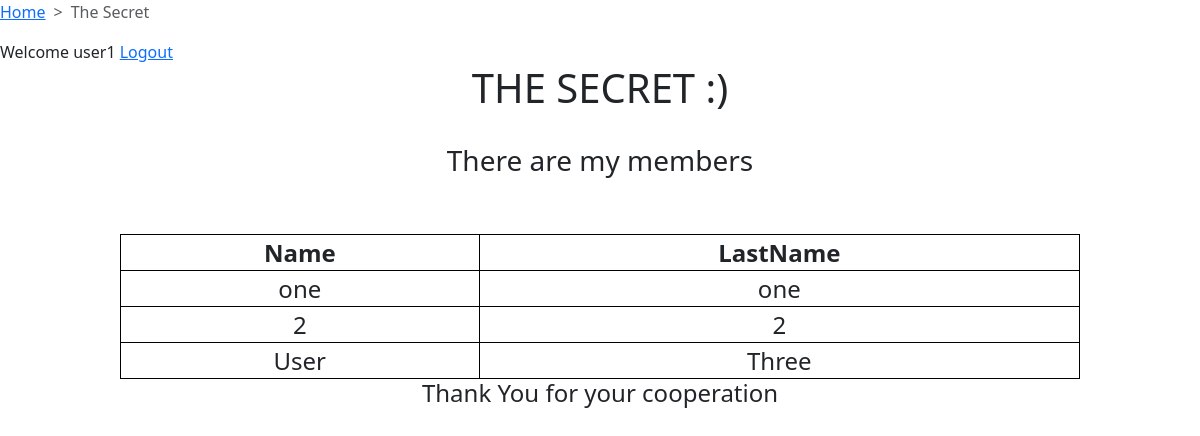
/1, run on an earlier commit of the app's database.
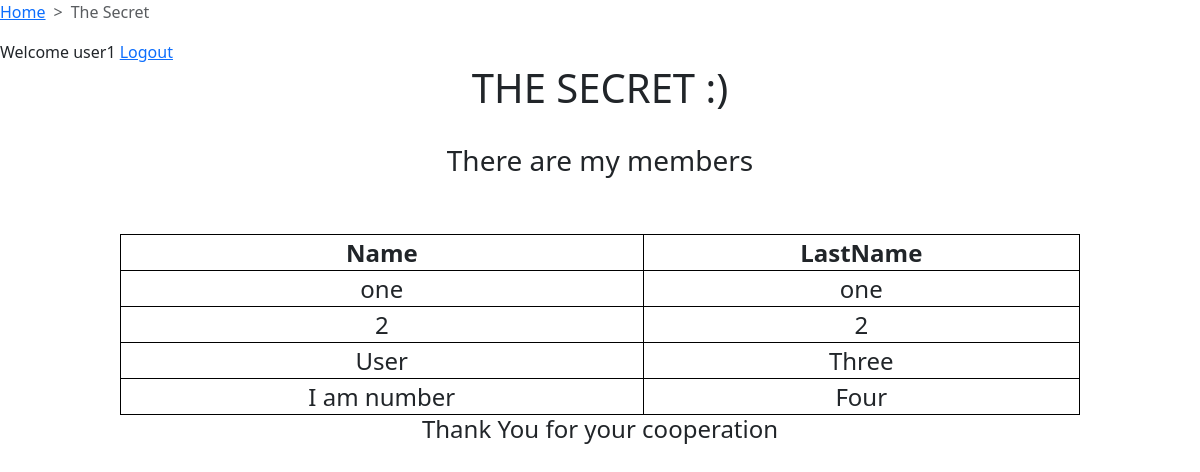
And on a later commit of the database.
### page/models.py (models this page shows)
class members(models.Model):
    username = models.CharField(max_length=50, unique=True)
    password = models.CharField(max_length=20,)
    email = models.CharField(max_length=255, unique=True)
    Name = models.CharField(max_length=255)
    Lastname = models.CharField(max_length=255)

### page/views.py (the view)
# urls.py: path('<int:members_id>', views.index_member, name='index_member'),
def index_member(request, members_id):
    template = loader.get_template('index.html')
    display = members.objects.filter(id = members_id).values()
    data = members.objects.all()
    session = 1
    context ={
        'display' : display,
        'session' : session,
        'data' : data,
    }
    return HttpResponse(template.render(context,request))

### page/templates/index.html (shortened to what this page needs)
<html lang="en">
<head>
    {% load bootstrap5 %}
    {% bootstrap_css %}
</head>
<body>
    <nav style="--bs-breadcrumb-divider: '>';" aria-label="breadcrumb">
        <ol class="breadcrumb">
          <li class="breadcrumb-item"><a href="/">Home</a></li>
          <li class="breadcrumb-item active" aria-current="page">The Secret</li>
        </ol>
      </nav>
    {% if session == 0 %}
    <center>
        <p>
        <h2>Become my member to see... </h2>
        <h1>The Secret!!!</h1>
        </p>
        <form action="login/" method="POST">
            {% csrf_token %}
            <input type="text" name="username" required>
            <input type="password" name="password" required>
            <input type="submit" value="Login">
            <a href="register/">Register</a>
            <a href="/">back</a>
        </form>
    </center>
    {% elif session == 1 %}
    {% for x in display %}
    Welcome {{ x.username }}
    <a href="logout/">Logout</a>
    <center>
        <h1>THE SECRET :)</h1> <br>
        <table style="width: 80%; text-align: center;">
            <h3>There are my members</h3>
            <br><br>
            <tr>
                <th>Name</th>
                <th>LastName</th>
            </tr>
            {% for d in data %}
            <tr>
                <td>{{d.Name}}</td>
                <td>{{d.Lastname}}</td>
            </tr>
            {% endfor %}
        </table>
        {% endfor %}
        <h4>Thank You for your cooperation</h4>
        {% endif %}
    </center>
</body>
</html>

### page/templates/index.html (style rules this page uses)
table, td, th { border: 1px solid black; border-collapse: collapse; font-size: 24px; }

What changed in the data, as far as the page shows it:
added members: Name "I am number", Lastname "Four", shown under "user1"
